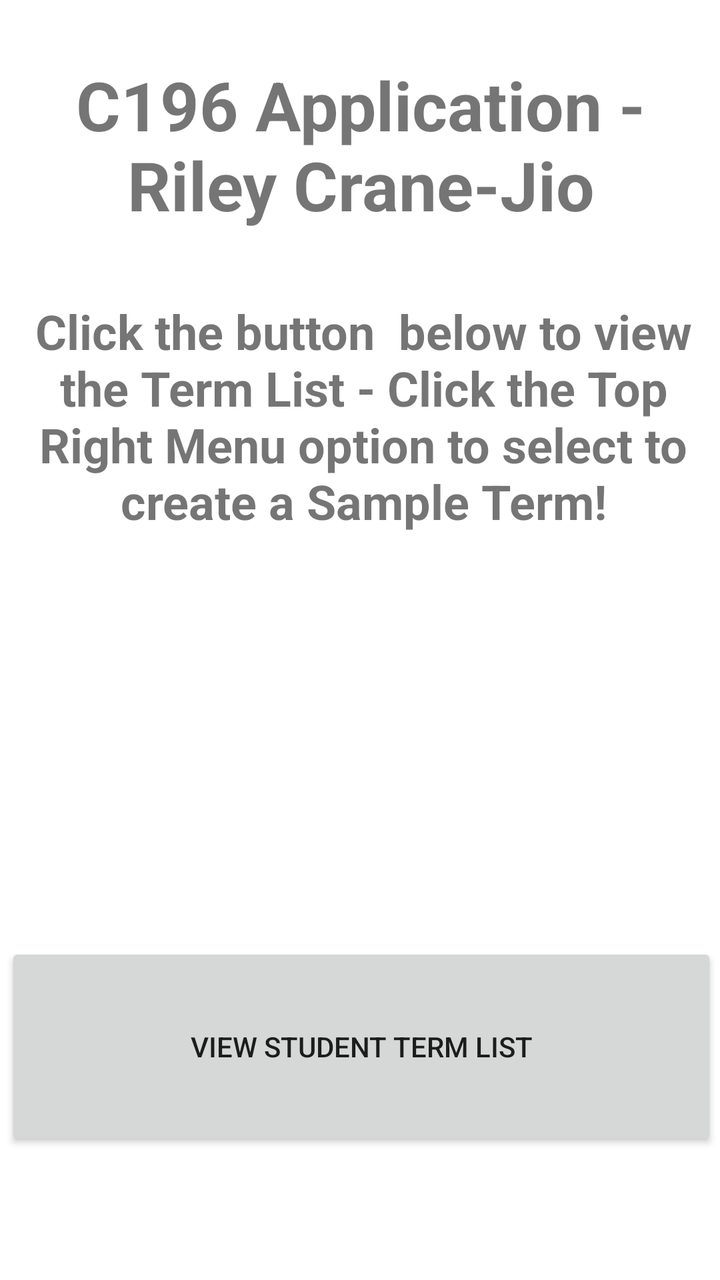
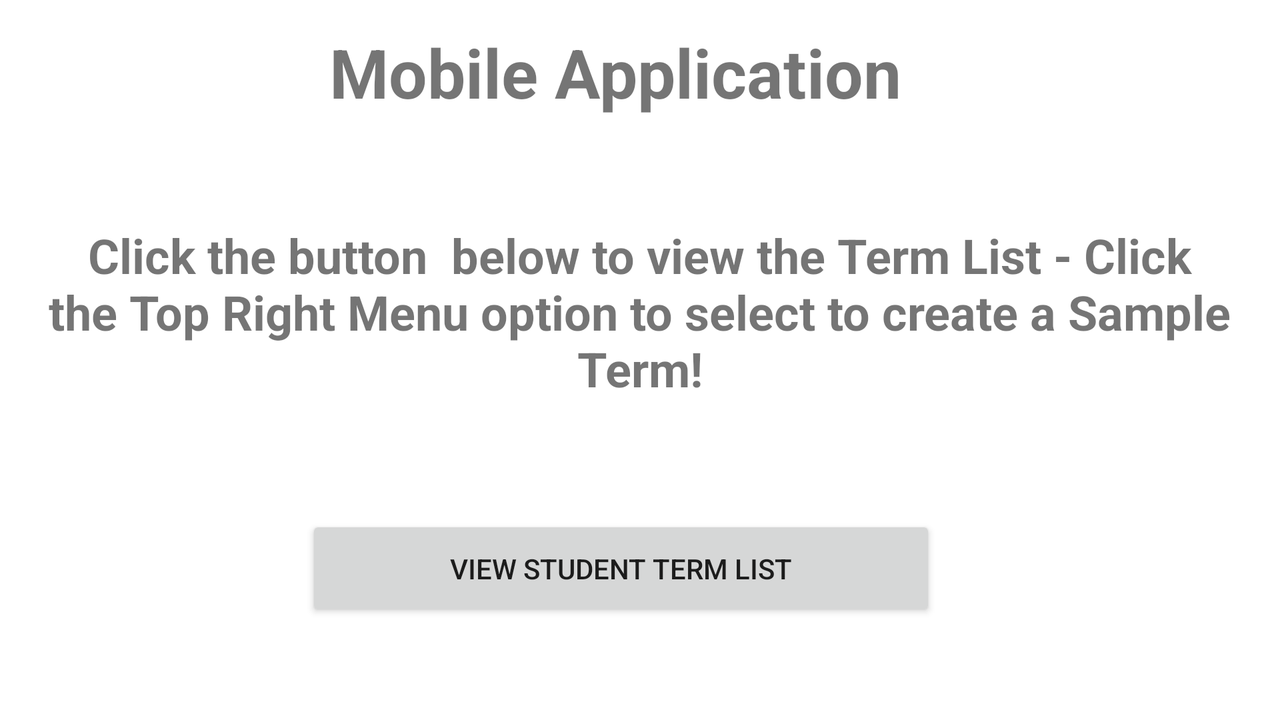

First picture: res/layout/ on a phone held upright. Second picture: the repository's own variant of that layout, on a device whose configuration matches the variant's folder. Source for both follows.
<!-- AndroidManifest.xml: application theme Theme.RCJ_C196 -->
<!-- res/layout/activity_main.xml -->
<?xml version="1.0" encoding="utf-8"?>
<androidx.constraintlayout.widget.ConstraintLayout xmlns:android="http://schemas.android.com/apk/res/android"
    xmlns:app="http://schemas.android.com/apk/res-auto"
    xmlns:tools="http://schemas.android.com/tools"
    android:layout_width="match_parent"
    android:layout_height="match_parent"
    tools:context=".activities.MainActivity">

    <TextView
        android:id="@+id/textView"
        android:layout_width="379dp"
        android:layout_height="108dp"
        android:textStyle="bold"
        android:text="C196 Application -        Riley Crane-Jio"
        android:textAlignment="center"
        android:textSize="34sp"
        app:layout_constraintBottom_toBottomOf="parent"
        app:layout_constraintEnd_toEndOf="parent"
        app:layout_constraintStart_toStartOf="parent"
        app:layout_constraintTop_toTopOf="parent"
        app:layout_constraintVertical_bias="0.056" />

    <Button
        android:id="@+id/buttonTerms1"
        android:layout_width="356dp"
        android:layout_height="104dp"
        android:layout_marginStart="28dp"
        android:layout_marginTop="91dp"
        android:layout_marginEnd="27dp"
        android:layout_marginBottom="153dp"
        android:text="View Student Term List"
        app:layout_constraintBottom_toBottomOf="parent"
        app:layout_constraintEnd_toEndOf="parent"
        app:layout_constraintStart_toStartOf="parent"
        app:layout_constraintTop_toBottomOf="@+id/textView2"
        app:layout_constraintVertical_bias="1.0" />

    <TextView
        android:id="@+id/textView2"
        android:layout_width="354dp"
        android:layout_height="139dp"
        android:layout_marginStart="30dp"
        android:layout_marginTop="100dp"
        android:layout_marginEnd="27dp"
        android:layout_marginBottom="92dp"
        android:text="Click the button  below to view the Term List - Click the Top Right Menu option to select to create a Sample Term!"
        android:textAlignment="center"
        android:textSize="24sp"
        android:textStyle="bold"
        app:layout_constraintBottom_toTopOf="@+id/buttonTerms1"
        app:layout_constraintEnd_toEndOf="parent"
        app:layout_constraintStart_toStartOf="parent"
        app:layout_constraintTop_toBottomOf="@+id/textView" />

</androidx.constraintlayout.widget.ConstraintLayout>
<!-- resources referenced by this layout -->
<resources>
  <style name="Theme.RCJ_C196" parent="Theme.MaterialComponents.DayNight.DarkActionBar">
          
          <item name="colorPrimary">@color/purple_500</item>
          <item name="colorPrimaryVariant">@color/purple_700</item>
          <item name="colorOnPrimary">@color/white</item>
          
          <item name="colorSecondary">@color/teal_200</item>
          <item name="colorSecondaryVariant">@color/teal_700</item>
          <item name="colorOnSecondary">@color/black</item>
          
          <item name="android:statusBarColor">?attr/colorPrimaryVariant</item>
          
      </style>
</resources>
<!-- res/layout-land/activity_main.xml (the author's variant of the layout above) -->
<!-- drawn on the phone turned sideways -->
<?xml version="1.0" encoding="utf-8"?>
<androidx.constraintlayout.widget.ConstraintLayout xmlns:android="http://schemas.android.com/apk/res/android"
    xmlns:app="http://schemas.android.com/apk/res-auto"
    xmlns:tools="http://schemas.android.com/tools"
    android:layout_width="match_parent"
    android:layout_height="match_parent"
    tools:context=".activities.MainActivity">

    <TextView
        android:id="@+id/textView"
        android:layout_width="324dp"
        android:layout_height="82dp"
        android:text="Mobile Application"
        android:textAlignment="center"
        android:textSize="34sp"
        android:textStyle="bold"
        app:layout_constraintBottom_toBottomOf="parent"
        app:layout_constraintEnd_toEndOf="parent"
        app:layout_constraintHorizontal_bias="0.461"
        app:layout_constraintStart_toStartOf="parent"
        app:layout_constraintTop_toTopOf="parent"
        app:layout_constraintVertical_bias="0.048" />

    <Button
        android:id="@+id/buttonTerms1"
        android:layout_width="315dp"
        android:layout_height="53dp"
        android:layout_marginStart="8dp"
        android:layout_marginTop="16dp"
        android:layout_marginEnd="16dp"
        android:layout_marginBottom="8dp"
        android:text="View Student Term List"
        app:layout_constraintBottom_toBottomOf="parent"
        app:layout_constraintEnd_toEndOf="parent"
        app:layout_constraintHorizontal_bias="0.482"
        app:layout_constraintStart_toStartOf="parent"
        app:layout_constraintTop_toBottomOf="@+id/textView"
        app:layout_constraintVertical_bias="0.779" />

    <TextView
        android:id="@+id/textView2"
        android:layout_width="618dp"
        android:layout_height="97dp"
        android:layout_marginStart="32dp"
        android:layout_marginTop="16dp"
        android:layout_marginEnd="33dp"
        android:text="Click the button  below to view the Term List - Click the Top Right Menu option to select to create a Sample Term!"
        android:textAlignment="center"
        android:textSize="24sp"
        android:textStyle="bold"
        app:layout_constraintEnd_toEndOf="parent"
        app:layout_constraintStart_toStartOf="parent"
        app:layout_constraintTop_toBottomOf="@+id/textView" />

</androidx.constraintlayout.widget.ConstraintLayout>
